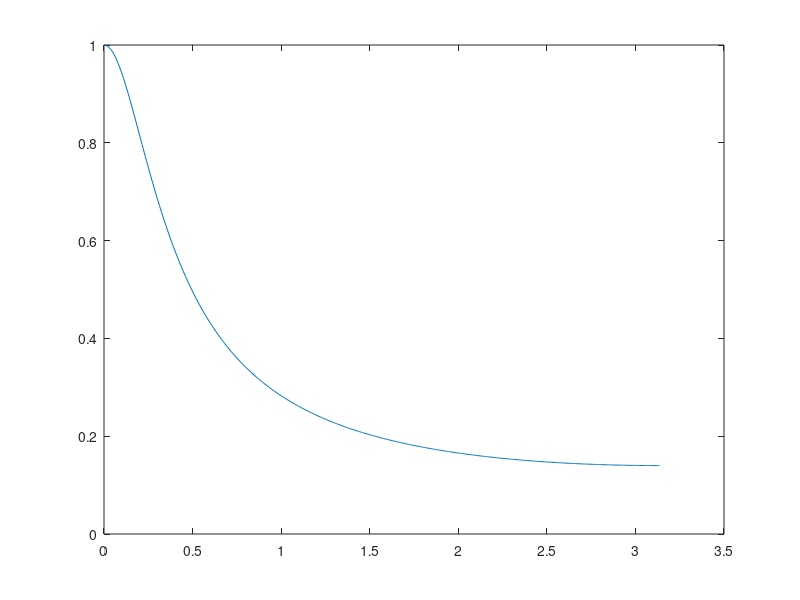

This chart was generated by the following MATLAB code: (Note: this script raises an error after producing the figure.)
f=[0, 0.06, 0.1, 1];
m=[1 1 0 0];
L = 100;
h = firpm(L, f, m);
%order? 

[H,w]=freqz(h,1); % FFT
plot(w, abs(H));

%% IIR filter

a=0.7545;
g=1-a;
h=[1 -a];
[H,w]=freqz(g,h);
plot(w, abs(H));

%% reading audiofile

% read the audiofile and listen
[x, fs] = audioread('BabyElephantWalk60.wav');
sound(x, fs);
pause;
clear sound;

x_left = x(:,1);
N = length(x);
y = zeros(N,1);
alpha = 0.7535;

for n=2:N
    y(n) = alpha*y(n-1) + (1-alpha)*x(n);
end

audiowrite('ttt.wav', y, fs);
sound(y, fs);
pause;
clear sound;

%% Week 2 - FFT

%frequency domain filtering
[x, fs] = audioread('BabyElephantWalk60.wav');
x_left = x(:,1);

% low-pass filter
x1= 0.06;
x2 = 0.07;
L = 20;

f_freq = @() FFT(L, x1, x2, x_left);
f_time = @() conv_time(L, x1, x2, x_left);

t1 = timeit(f_freq)
t2 = timeit(f_time)

xs = [1 : 5];
y_t = zeros(1,5); y_f = zeros(1,5);
xs = 2 .^ xs;
xs_L = xs .* L;

for k = 1: 5
    f_freq = @() FFT(xs_L(1,k), x1, x2, x_left);
    f_time = @() conv_time(xs_L(1,k), x1, x2, x_left);

    y_t(1, k) = timeit(f_freq);
    y_f(1, k) = timeit(f_time);
end

plot(xs_L, y_t, xs_L, y_f);